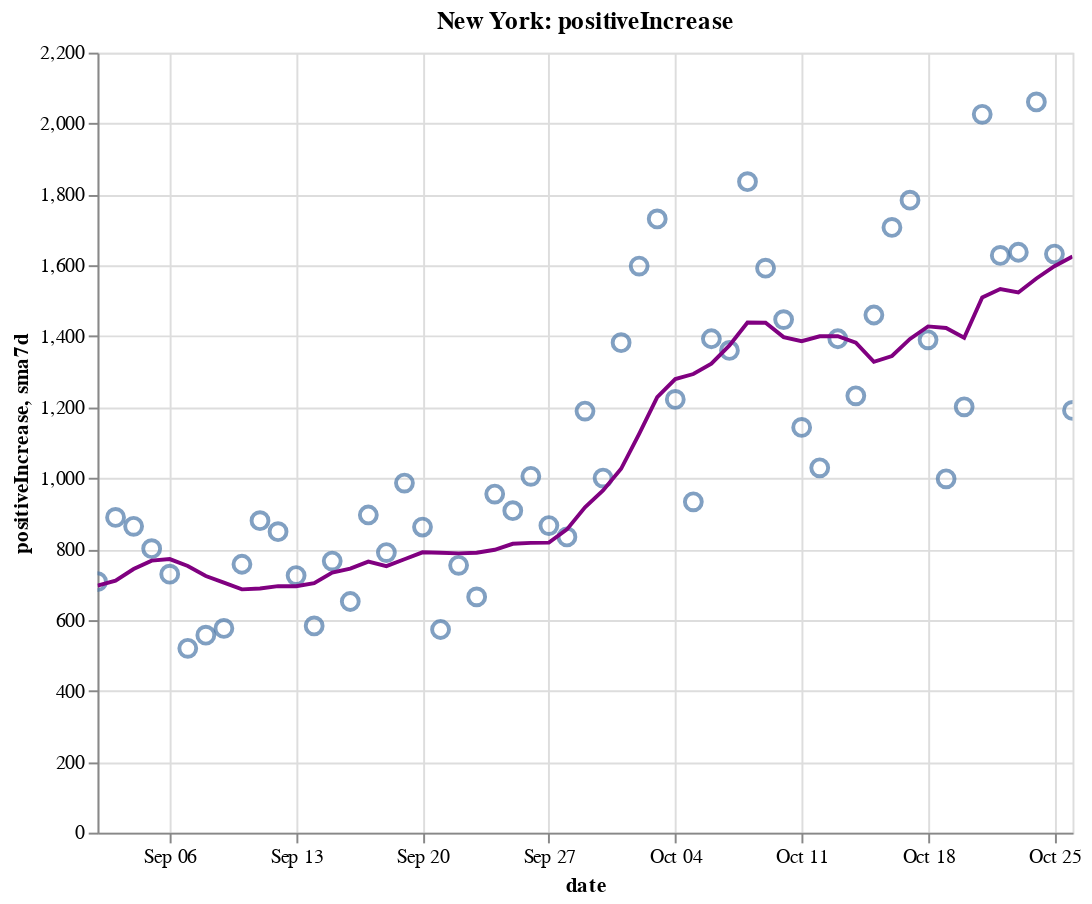

The code cell stored with this chart in its notebook:
### Code cell
create_plot(ny, 'positiveIncrease')

### Figure 1 — Vega-Lite specification as saved in the notebook (floating-point values rounded to 4 significant figures)
{"config": {"view": {"continuousWidth": 400, "continuousHeight": 300}}, "layer": [{"layer": [{"mark": {"type": "point", "size": 75}, "encoding": {"tooltip": [{"type": "temporal", "field": "date"}, {"type": "quantitative", "field": "positiveIncrease"}, {"type": "quantitative", "field": "sma7d"}], "x": {"type": "temporal", "field": "date"}, "y": {"type": "quantitative", "field": "positiveIncrease"}}, "selection": {"selector008": {"type": "interval", "bind": "scales", "encodings": ["x", "y"]}}}, {"mark": {"type": "line", "color": "purple"}, "encoding": {"x": {"type": "temporal", "field": "date"}, "y": {"type": "quantitative", "field": "sma7d"}}}]}, {"mark": {"type": "rule", "color": "#aaa"}, "encoding": {"x": {"type": "temporal", "field": "date"}}, "transform": [{"filter": {"selection": "selector007"}}]}, {"mark": "circle", "encoding": {"opacity": {"condition": {"value": 1, "selection": "selector007"}, "value": 0}, "tooltip": [{"type": "temporal", "field": "date"}, {"type": "quantitative", "field": "positiveIncrease"}, {"type": "quantitative", "field": "sma7d"}], "x": {"type": "temporal", "field": "date"}, "y": {"type": "quantitative", "field": "positiveIncrease"}}, "selection": {"selector007": {"type": "single", "encodings": ["x"], "on": "mouseover", "nearest": true, "empty": "none"}}}, {"mark": {"type": "text", "align": "left", "dx": 5, "dy": -5, "stroke": "white", "strokeWidth": 2}, "encoding": {"text": {"type": "quantitative", "field": "positiveIncrease"}, "tooltip": [{"type": "temporal", "field": "date"}, {"type": "quantitative", "field": "positiveIncrease"}, {"type": "quantitative", "field": "sma7d"}], "x": {"type": "temporal", "field": "date"}, "y": {"type": "quantitative", "field": "positiveIncrease"}}, "transform": [{"filter": {"selection": "selector007"}}]}, {"mark": {"type": "text", "align": "left", "dx": 5, "dy": -5}, "encoding": {"text": {"type": "quantitative", "field": "positiveIncrease"}, "tooltip": [{"type": "temporal", "field": "date"}, {"type": "quantitative", "field": "positiveIncrease"}, {"type": "quantitative", "field": "sma7d"}], "x": {"type": "temporal", "field": "date"}, "y": {"type": "quantitative", "field": "positiveIncrease"}}, "transform": [{"filter": {"selection": "selector007"}}]}], "data": {"name": "data-202d194d16287303ca9191c0bb96d539"}, "height": 400, "title": "New York: positiveIncrease", "width": 500, "$schema": "https://vega.github.io/schema/vega-lite/v4.8.1.json", "datasets": {"data-202d194d16287303ca9191c0bb96d539": [{"date": "2020-09-02T00:00:00", "totalTestResultsIncrease": 88450.0, "positiveIncrease": 708.0, "death": 25340.0, "deathIncrease": 5.0, "positiveRate": 0.008, "state": "New York", "sma7d": 696.9}, {"date": "2020-09-03T00:00:00", "totalTestResultsIncrease": 88980.0, "positiveIncrease": 889.0, "death": 25340.0, "deathIncrease": 7.0, "positiveRate": 0.01, "state": "New York", "sma7d": 710.9}, {"date": "2020-09-04T00:00:00", "totalTestResultsIncrease": 93400.0, "positiveIncrease": 864.0, "death": 25350.0, "deathIncrease": 5.0, "positiveRate": 0.009, "state": "New York", "sma7d": 743.4}, {"date": "2020-09-05T00:00:00", "totalTestResultsIncrease": 99760.0, "positiveIncrease": 801.0, "death": 25350.0, "deathIncrease": 2.0, "positiveRate": 0.008, "state": "New York", "sma7d": 767.1}, {"date": "2020-09-06T00:00:00", "totalTestResultsIncrease": 85630.0, "positiveIncrease": 729.0, "death": 25360.0, "deathIncrease": 9.0, "positiveRate": 0.009, "state": "New York", "sma7d": 771.6}, {"date": "2020-09-07T00:00:00", "totalTestResultsIncrease": 58860.0, "positiveIncrease": 520.0, "death": 25360.0, "deathIncrease": 2.0, "positiveRate": 0.009, "state": "New York", "sma7d": 752.1}, {"date": "2020-09-08T00:00:00", "totalTestResultsIncrease": 57830.0, "positiveIncrease": 557.0, "death": 25370.0, "deathIncrease": 6.0, "positiveRate": 0.01, "state": "New York", "sma7d": 724.0}, {"date": "2020-09-09T00:00:00", "totalTestResultsIncrease": 63230.0, "positiveIncrease": 576.0, "death": 25370.0, "deathIncrease": 3.0, "positiveRate": 0.009, "state": "New York", "sma7d": 705.1}, {"date": "2020-09-10T00:00:00", "totalTestResultsIncrease": 76810.0, "positiveIncrease": 757.0, "death": 25380.0, "deathIncrease": 7.0, "positiveRate": 0.01, "state": "New York", "sma7d": 686.3}, {"date": "2020-09-11T00:00:00", "totalTestResultsIncrease": 89720.0, "positiveIncrease": 880.0, "death": 25380.0, "deathIncrease": 5.0, "positiveRate": 0.01, "state": "New York", "sma7d": 688.6}, {"date": "2020-09-12T00:00:00", "totalTestResultsIncrease": 102900.0, "positiveIncrease": 849.0, "death": 25380.0, "deathIncrease": 2.0, "positiveRate": 0.008, "state": "New York", "sma7d": 695.4}, {"date": "2020-09-13T00:00:00", "totalTestResultsIncrease": 72670.0, "positiveIncrease": 725.0, "death": 25390.0, "deathIncrease": 6.0, "positiveRate": 0.01, "state": "New York", "sma7d": 694.9}, {"date": "2020-09-14T00:00:00", "totalTestResultsIncrease": 63360.0, "positiveIncrease": 583.0, "death": 25390.0, "deathIncrease": 4.0, "positiveRate": 0.009, "state": "New York", "sma7d": 703.9}, {"date": "2020-09-15T00:00:00", "totalTestResultsIncrease": 73680.0, "positiveIncrease": 766.0, "death": 25400.0, "deathIncrease": 11.0, "positiveRate": 0.01, "state": "New York", "sma7d": 733.7}, {"date": "2020-09-16T00:00:00", "totalTestResultsIncrease": 75090.0, "positiveIncrease": 652.0, "death": 25410.0, "deathIncrease": 5.0, "positiveRate": 0.009, "state": "New York", "sma7d": 744.6}, {"date": "2020-09-17T00:00:00", "totalTestResultsIncrease": 91500.0, "positiveIncrease": 896.0, "death": 25410.0, "deathIncrease": 3.0, "positiveRate": 0.01, "state": "New York", "sma7d": 764.4}, {"date": "2020-09-18T00:00:00", "totalTestResultsIncrease": 89730.0, "positiveIncrease": 790.0, "death": 25420.0, "deathIncrease": 10.0, "positiveRate": 0.009, "state": "New York", "sma7d": 751.6}, {"date": "2020-09-19T00:00:00", "totalTestResultsIncrease": 110400.0, "positiveIncrease": 986.0, "death": 25420.0, "deathIncrease": 2.0, "positiveRate": 0.009, "state": "New York", "sma7d": 771.1}, {"date": "2020-09-20T00:00:00", "totalTestResultsIncrease": 100400.0, "positiveIncrease": 862.0, "death": 25430.0, "deathIncrease": 2.0, "positiveRate": 0.009, "state": "New York", "sma7d": 790.7}, {"date": "2020-09-21T00:00:00", "totalTestResultsIncrease": 58320.0, "positiveIncrease": 573.0, "death": 25430.0, "deathIncrease": 1.0, "positiveRate": 0.01, "state": "New York", "sma7d": 789.3}, {"date": "2020-09-22T00:00:00", "totalTestResultsIncrease": 84000.0, "positiveIncrease": 754.0, "death": 25430.0, "deathIncrease": 4.0, "positiveRate": 0.009, "state": "New York", "sma7d": 787.6}, {"date": "2020-09-23T00:00:00", "totalTestResultsIncrease": 70930.0, "positiveIncrease": 665.0, "death": 25440.0, "deathIncrease": 5.0, "positiveRate": 0.009, "state": "New York", "sma7d": 789.4}, {"date": "2020-09-24T00:00:00", "totalTestResultsIncrease": 92950.0, "positiveIncrease": 955.0, "death": 25440.0, "deathIncrease": 2.0, "positiveRate": 0.01, "state": "New York", "sma7d": 797.9}, {"date": "2020-09-25T00:00:00", "totalTestResultsIncrease": 94820.0, "positiveIncrease": 908.0, "death": 25450.0, "deathIncrease": 7.0, "positiveRate": 0.01, "state": "New York", "sma7d": 814.7}, {"date": "2020-09-26T00:00:00", "totalTestResultsIncrease": 99950.0, "positiveIncrease": 1005.0, "death": 25450.0, "deathIncrease": 4.0, "positiveRate": 0.01, "state": "New York", "sma7d": 817.4}, {"date": "2020-09-27T00:00:00", "totalTestResultsIncrease": 84770.0, "positiveIncrease": 866.0, "death": 25460.0, "deathIncrease": 6.0, "positiveRate": 0.01, "state": "New York", "sma7d": 818.0}, {"date": "2020-09-28T00:00:00", "totalTestResultsIncrease": 52940.0, "positiveIncrease": 834.0, "death": 25470.0, "deathIncrease": 12.0, "positiveRate": 0.016, "state": "New York", "sma7d": 855.3}, {"date": "2020-09-29T00:00:00", "totalTestResultsIncrease": 88230.0, "positiveIncrease": 1189.0, "death": 25470.0, "deathIncrease": 2.0, "positiveRate": 0.013, "state": "New York", "sma7d": 917.4}, {"date": "2020-09-30T00:00:00", "totalTestResultsIncrease": 97960.0, "positiveIncrease": 1000.0, "death": 25480.0, "deathIncrease": 9.0, "positiveRate": 0.01, "state": "New York", "sma7d": 965.3}, {"date": "2020-10-01T00:00:00", "totalTestResultsIncrease": 109200.0, "positiveIncrease": 1382.0, "death": 25490.0, "deathIncrease": 11.0, "positiveRate": 0.013, "state": "New York", "sma7d": 1026.0}, {"date": "2020-10-02T00:00:00", "totalTestResultsIncrease": 119500.0, "positiveIncrease": 1598.0, "death": 25500.0, "deathIncrease": 7.0, "positiveRate": 0.013, "state": "New York", "sma7d": 1125.0}, {"date": "2020-10-03T00:00:00", "totalTestResultsIncrease": 134300.0, "positiveIncrease": 1731.0, "death": 25500.0, "deathIncrease": 8.0, "positiveRate": 0.013, "state": "New York", "sma7d": 1229.0}, {"date": "2020-10-04T00:00:00", "totalTestResultsIncrease": 110300.0, "positiveIncrease": 1222.0, "death": 25520.0, "deathIncrease": 14.0, "positiveRate": 0.011, "state": "New York", "sma7d": 1279.0}, {"date": "2020-10-05T00:00:00", "totalTestResultsIncrease": 76400.0, "positiveIncrease": 933.0, "death": 25530.0, "deathIncrease": 8.0, "positiveRate": 0.012, "state": "New York", "sma7d": 1294.0}, {"date": "2020-10-06T00:00:00", "totalTestResultsIncrease": 96360.0, "positiveIncrease": 1393.0, "death": 25540.0, "deathIncrease": 9.0, "positiveRate": 0.014, "state": "New York", "sma7d": 1323.0}, {"date": "2020-10-07T00:00:00", "totalTestResultsIncrease": 108200.0, "positiveIncrease": 1360.0, "death": 25540.0, "deathIncrease": 9.0, "positiveRate": 0.013, "state": "New York", "sma7d": 1374.0}, {"date": "2020-10-08T00:00:00", "totalTestResultsIncrease": 145800.0, "positiveIncrease": 1836.0, "death": 25560.0, "deathIncrease": 10.0, "positiveRate": 0.013, "state": "New York", "sma7d": 1439.0}, {"date": "2020-10-09T00:00:00", "totalTestResultsIncrease": 139300.0, "positiveIncrease": 1592.0, "death": 25560.0, "deathIncrease": 6.0, "positiveRate": 0.011, "state": "New York", "sma7d": 1438.0}, {"date": "2020-10-10T00:00:00", "totalTestResultsIncrease": 134600.0, "positiveIncrease": 1447.0, "death": 25570.0, "deathIncrease": 8.0, "positiveRate": 0.011, "state": "New York", "sma7d": 1398.0}, {"date": "2020-10-11T00:00:00", "totalTestResultsIncrease": 118300.0, "positiveIncrease": 1143.0, "death": 25570.0, "deathIncrease": 5.0, "positiveRate": 0.01, "state": "New York", "sma7d": 1386.0}, {"date": "2020-10-12T00:00:00", "totalTestResultsIncrease": 91790.0, "positiveIncrease": 1029.0, "death": 25590.0, "deathIncrease": 13.0, "positiveRate": 0.011, "state": "New York", "sma7d": 1400.0}, {"date": "2020-10-13T00:00:00", "totalTestResultsIncrease": 99070.0, "positiveIncrease": 1393.0, "death": 25600.0, "deathIncrease": 11.0, "positiveRate": 0.014, "state": "New York", "sma7d": 1400.0}, {"date": "2020-10-14T00:00:00", "totalTestResultsIncrease": 111700.0, "positiveIncrease": 1232.0, "death": 25600.0, "deathIncrease": 7.0, "positiveRate": 0.011, "state": "New York", "sma7d": 1382.0}, {"date": "2020-10-15T00:00:00", "totalTestResultsIncrease": 133200.0, "positiveIncrease": 1460.0, "death": 25620.0, "deathIncrease": 13.0, "positiveRate": 0.011, "state": "New York", "sma7d": 1328.0}, {"date": "2020-10-16T00:00:00", "totalTestResultsIncrease": 136000.0, "positiveIncrease": 1707.0, "death": 25630.0, "deathIncrease": 10.0, "positiveRate": 0.013, "state": "New York", "sma7d": 1344.0}, {"date": "2020-10-17T00:00:00", "totalTestResultsIncrease": 160000.0, "positiveIncrease": 1784.0, "death": 25640.0, "deathIncrease": 9.0, "positiveRate": 0.011, "state": "New York", "sma7d": 1393.0}, {"date": "2020-10-18T00:00:00", "totalTestResultsIncrease": 128800.0, "positiveIncrease": 1390.0, "death": 25640.0, "deathIncrease": 7.0, "positiveRate": 0.011, "state": "New York", "sma7d": 1428.0}, {"date": "2020-10-19T00:00:00", "totalTestResultsIncrease": 82010.0, "positiveIncrease": 998.0, "death": 25660.0, "deathIncrease": 15.0, "positiveRate": 0.012, "state": "New York", "sma7d": 1423.0}, {"date": "2020-10-20T00:00:00", "totalTestResultsIncrease": 90540.0, "positiveIncrease": 1201.0, "death": 25670.0, "deathIncrease": 13.0, "positiveRate": 0.013, "state": "New York", "sma7d": 1396.0}, {"date": "2020-10-21T00:00:00", "totalTestResultsIncrease": 124800.0, "positiveIncrease": 2026.0, "death": 25680.0, "deathIncrease": 7.0, "positiveRate": 0.016, "state": "New York", "sma7d": 1509.0}, {"date": "2020-10-22T00:00:00", "totalTestResultsIncrease": 135300.0, "positiveIncrease": 1628.0, "death": 25690.0, "deathIncrease": 15.0, "positiveRate": 0.012, "state": "New York", "sma7d": 1533.0}, {"date": "2020-10-23T00:00:00", "totalTestResultsIncrease": 141500.0, "positiveIncrease": 1637.0, "death": 25700.0, "deathIncrease": 11.0, "positiveRate": 0.012, "state": "New York", "sma7d": 1523.0}, {"date": "2020-10-24T00:00:00", "totalTestResultsIncrease": 156900.0, "positiveIncrease": 2061.0, "death": 25720.0, "deathIncrease": 13.0, "positiveRate": 0.013, "state": "New York", "sma7d": 1563.0}, {"date": "2020-10-25T00:00:00", "totalTestResultsIncrease": 120800.0, "positiveIncrease": 1632.0, "death": 25730.0, "deathIncrease": 12.0, "positiveRate": 0.014, "state": "New York", "sma7d": 1598.0}, {"date": "2020-10-26T00:00:00", "totalTestResultsIncrease": 82120.0, "positiveIncrease": 1191.0, "death": 25740.0, "deathIncrease": 12.0, "positiveRate": 0.015, "state": "New York", "sma7d": 1625.0}]}}
